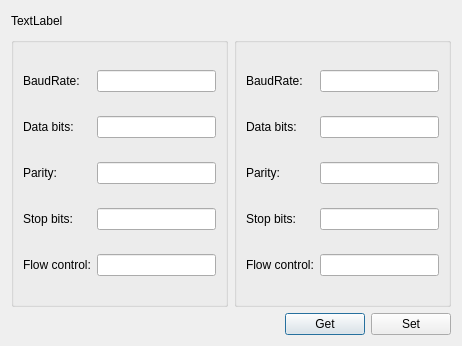
<?xml version="1.0" encoding="UTF-8"?>
<ui version="4.0">
 <class>SettingsDialog</class>
 <widget class="QDialog" name="SettingsDialog">
  <property name="geometry">
   <rect>
    <x>0</x>
    <y>0</y>
    <width>462</width>
    <height>346</height>
   </rect>
  </property>
  <property name="windowTitle">
   <string>Settings</string>
  </property>
  <layout class="QGridLayout" name="gridLayout">
   <item row="1" column="0">
    <widget class="QGroupBox" name="parametersBox">
     <property name="title">
      <string/>
     </property>
     <layout class="QGridLayout" name="gridLayout_2">
      <item row="2" column="0">
       <widget class="QLabel" name="lbl_param3">
        <property name="text">
         <string>Parity:</string>
        </property>
       </widget>
      </item>
      <item row="4" column="0">
       <widget class="QLabel" name="lbl_param5">
        <property name="text">
         <string>Flow control:</string>
        </property>
       </widget>
      </item>
      <item row="3" column="0">
       <widget class="QLabel" name="lbl_param4">
        <property name="text">
         <string>Stop bits:</string>
        </property>
       </widget>
      </item>
      <item row="0" column="0">
       <widget class="QLabel" name="lbl_param1">
        <property name="text">
         <string>BaudRate:</string>
        </property>
       </widget>
      </item>
      <item row="1" column="0">
       <widget class="QLabel" name="lbl_param2">
        <property name="text">
         <string>Data bits:</string>
        </property>
       </widget>
      </item>
      <item row="0" column="1">
       <widget class="QLineEdit" name="line_param1"/>
      </item>
      <item row="1" column="1">
       <widget class="QLineEdit" name="line_param2"/>
      </item>
      <item row="2" column="1">
       <widget class="QLineEdit" name="line_param3"/>
      </item>
      <item row="3" column="1">
       <widget class="QLineEdit" name="line_param4"/>
      </item>
      <item row="4" column="1">
       <widget class="QLineEdit" name="line_param5"/>
      </item>
     </layout>
    </widget>
   </item>
   <item row="1" column="1">
    <widget class="QGroupBox" name="parametersBox_2">
     <property name="title">
      <string/>
     </property>
     <layout class="QGridLayout" name="gridLayout_3">
      <item row="2" column="0">
       <widget class="QLabel" name="lbl_param8">
        <property name="text">
         <string>Parity:</string>
        </property>
       </widget>
      </item>
      <item row="0" column="1">
       <widget class="QLineEdit" name="line_param6"/>
      </item>
      <item row="1" column="0">
       <widget class="QLabel" name="lbl_param7">
        <property name="text">
         <string>Data bits:</string>
        </property>
       </widget>
      </item>
      <item row="3" column="1">
       <widget class="QLineEdit" name="line_param9"/>
      </item>
      <item row="0" column="0">
       <widget class="QLabel" name="lbl_param6">
        <property name="text">
         <string>BaudRate:</string>
        </property>
       </widget>
      </item>
      <item row="3" column="0">
       <widget class="QLabel" name="lbl_param9">
        <property name="text">
         <string>Stop bits:</string>
        </property>
       </widget>
      </item>
      <item row="1" column="1">
       <widget class="QLineEdit" name="line_param7"/>
      </item>
      <item row="4" column="0">
       <widget class="QLabel" name="lbl_param10">
        <property name="text">
         <string>Flow control:</string>
        </property>
       </widget>
      </item>
      <item row="2" column="1">
       <widget class="QLineEdit" name="line_param8"/>
      </item>
      <item row="4" column="1">
       <widget class="QLineEdit" name="line_param10"/>
      </item>
     </layout>
    </widget>
   </item>
   <item row="0" column="0" colspan="2">
    <widget class="QLabel" name="label">
     <property name="sizePolicy">
      <sizepolicy hsizetype="MinimumExpanding" vsizetype="Fixed">
       <horstretch>0</horstretch>
       <verstretch>0</verstretch>
      </sizepolicy>
     </property>
     <property name="minimumSize">
      <size>
       <width>0</width>
       <height>20</height>
      </size>
     </property>
     <property name="text">
      <string>TextLabel</string>
     </property>
    </widget>
   </item>
   <item row="2" column="0" colspan="2">
    <layout class="QHBoxLayout" name="horizontalLayout">
     <item>
      <spacer name="horizontalSpacer">
       <property name="orientation">
        <enum>Qt::Horizontal</enum>
       </property>
       <property name="sizeHint" stdset="0">
        <size>
         <width>96</width>
         <height>20</height>
        </size>
       </property>
      </spacer>
     </item>
     <item>
      <widget class="QPushButton" name="btnGetParam">
       <property name="text">
        <string>Get</string>
       </property>
      </widget>
     </item>
     <item>
      <widget class="QPushButton" name="btnSetParam">
       <property name="text">
        <string>Set</string>
       </property>
      </widget>
     </item>
    </layout>
   </item>
  </layout>
 </widget>
 <resources/>
 <connections/>
</ui>
